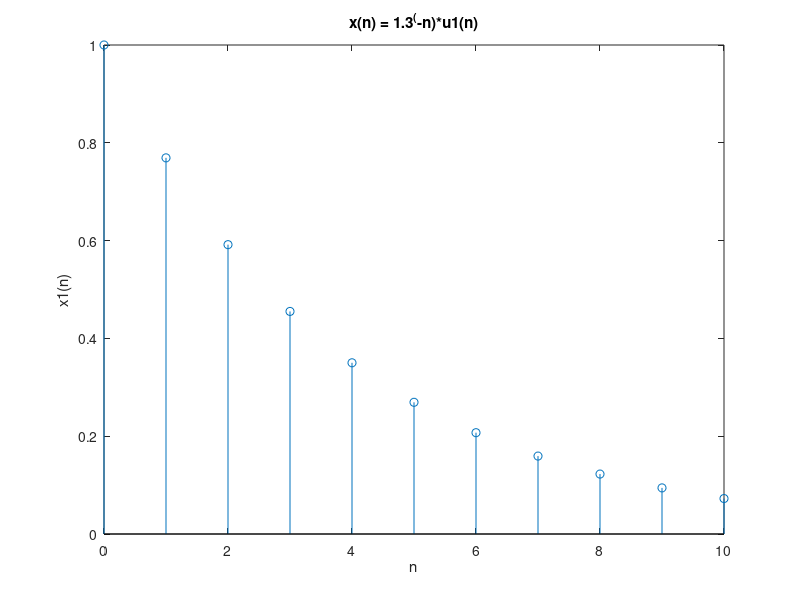
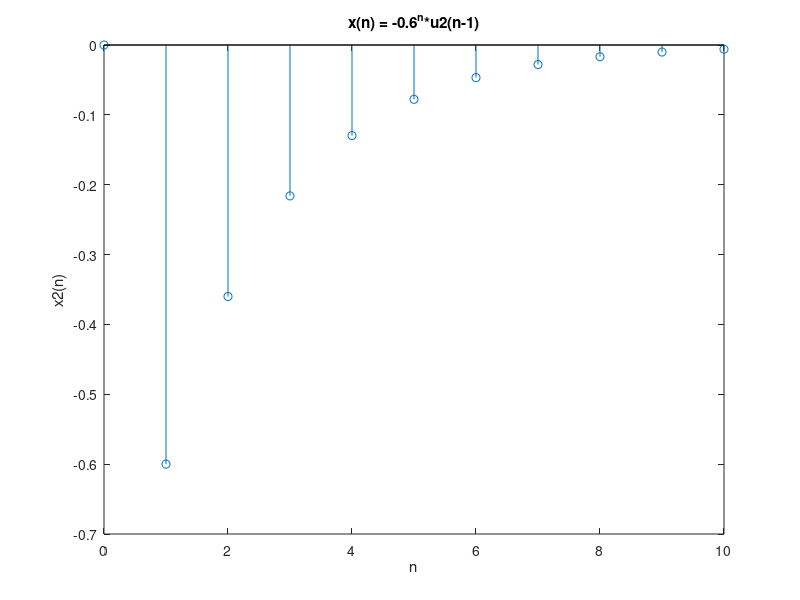
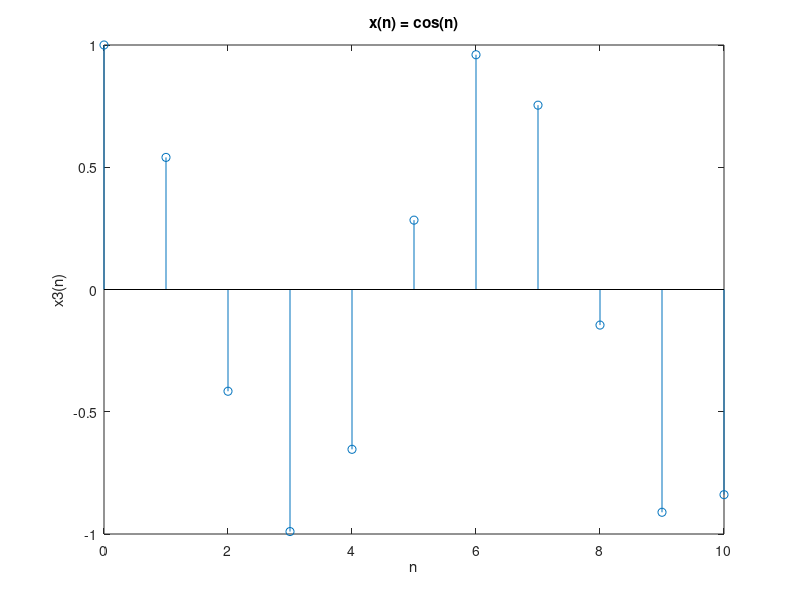

Write the MATLAB code that produced these figures, in order. (Note: this script raises an error after producing the figures.)
% Código base
%En este ejemplo haremos uso de la función ztrans()

% Definición de nuestra señal x1
n = 0:10;
u1 = ones(size(n));
x1 = 1.3.^(-n).*u1;

figure, stem(n,x1), title('x(n) = 1.3^(-n)*u1(n)'), xlabel('n'), ylabel('x1(n)');

%Definir señal x2
u2 = [0 ones(1,length(n)-1)];
x2 = -0.6.^n.*u2;

figure, stem(n,x2), title('x(n) = -0.6^n*u2(n-1)'), xlabel('n'), ylabel('x2(n)');

% b) Elegir una función y realizar reporte usando esa función
% Función elegida: x(n) = cos(n)
x3 = cos(n);

figure, stem(n, x3), title('x(n) = cos(n)'), xlabel('n'), ylabel('x3(n)');

syms n z
zn3 = ztrans(cos(n), n, z);
pretty(zn3)

% Graficar ROC de x3
m = linspace(-2, 2, 670);
[x3, y3] = meshgrid(m);
z3 = sqrt(x3.^2 + y3.^2);
roc3 = (z3 > 0.1 & z3 < 0.7 ); % Ajusta esta condición según la ROC de tu función

RI = imref2d(size(roc3));
RI.XWorldLimits = [-2 2];
RI.YWorldLimits = [-2 2];

figure, imshow(roc3, RI), title('ROC de x(n) = cos(n)'), xlabel('Eje real'), ylabel('Eje imaginario');

% c) ROC entre dos valores
% Graficar ROC de x1 y x3 en la misma figura


% Operar elemento a elemento (por eso es el punto)
%Calcular las transformadas
syms n z %variantes simbólicas de la transformada

n1 = 1.3.^(-n);
n2 = -0.6.^n;

zn1 = ztrans(n1);
zn2 = ztrans(n2);

%Graficar y Calcular la ROC x1
m = linspace(-2, 2, 670);

%Para crear un mallado. Para preparar una figura de 2 dimensiones
[x1,y1] = meshgrid(m);

%función de un círculo
z1 = sqrt(x1.^2+y1.^2);

% Definir los valores de la ROC
roc1 = (z1 > 1);

%Graficar la transformada Z
RI = imref2d(size(roc1));

%En este ejemplo el eje x es el eje real
RI.XWorldLimits=[-2 2];

%En este ejemplo el eje y es el eje imaginario
RI.YWorldLimits=[-2 2];

%Graficar la función de la transformada
figure, imshow(roc1,RI); title('ROC > 1'), xlabel('Eje real'), ylabel('Eje imaginario');

%Hay que interpretar nuestra gráfica
%en este ejemplo todos los valores son mayores a 1, convergen, es
%decir, la parte blanca de nuestra imagen representa los valores
% convergentes, y la parte oscura representa los valores que divergen

%Graficar y Calcular la roc x2
m = linspace(-2, 2, 670);
%Para crear un mallado. Para preparar una figura de 2 dimensiones
[x2,y2] = meshgrid(m);

%función de un círculo
z2 = sqrt(x1.^2+y1.^2);

% Definir los valores de la ROC
roc2 = (z2<1);

%Graficar la transformada Z
RI = imref2d(size(roc2));

%En este ejemplo el eje x es el eje real
RI.XWorldLimits=[-2 2];

%En este ejemplo el eje y es el eje imaginario
RI.YWorldLimits=[-2 2];

%Graficar la función de la transformada
figure, imshow(roc2,RI); title('ROC < 1'), xlabel('Eje real'), ylabel('Eje imaginario');

% reporte de transformada 2 y roc
%a)	Reporte de practica
%b)	Elegir una función y realizar reporte usando esa función
%c)	Roc entre dos valores
